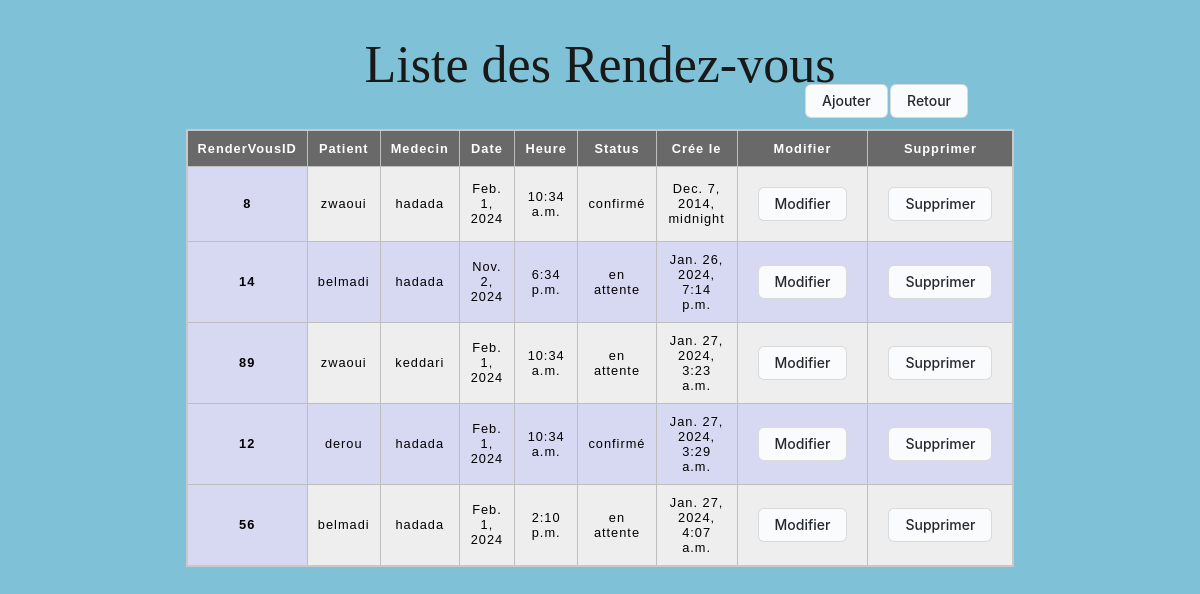
The page /liste_rendez_vous/ on the database its author committed.
### app/models.py (models this page shows, shortened)
class RendezVous(models.Model):
    renderVousID= models.CharField(primary_key=True,max_length=20, unique=True)
    date = models.DateField()
    time = models.TimeField()
    status = models.CharField(max_length=20, choices = STATUE_CHOICES, default = 'en attente')  # confirmé, en attente
    created_at = models.DateTimeField(default=datetime.datetime.now)
    patientID = models.ForeignKey(Patient, on_delete=models.CASCADE)
    medecinID = models.ForeignKey(Medecin, on_delete=models.CASCADE)

class Patient(models.Model):
    patientID= models.CharField(primary_key=True,max_length=20, unique=True)
    first_name= models.CharField(max_length = 50, null = True)
    last_name= models.CharField(max_length = 50, null = True)
    age = models.PositiveSmallIntegerField( null = True)
    address = models.CharField(max_length=255)
    phone_number = models.CharField(max_length=20)
    def __str__(self):
         return self.last_name

class Medecin(models.Model):
    medecinID= models.CharField(primary_key=True,max_length=20, unique=True)
    first_name= models.CharField(max_length = 50, null = True)
    last_name= models.CharField(max_length = 50, null = True)
    phone_number = models.CharField(max_length=20)
    def __str__(self):
         return self.last_name

### app/views.py (the view)
# urls.py: path('liste_rendez_vous/', views.liste_rendez_vous, name='lst_rdv'),
def liste_rendez_vous(request):
    rendez_vous = RendezVous.objects.all()
    return render(request, 'liste_rendez_vous.html', {'rendez_vous': rendez_vous})

### app/templates/liste_rendez_vous.html (shortened to what this page needs)
{% load static %}
<!DOCTYPE html>
<html lang="en">
<head>
    <link rel="stylesheet" type="text/css" href="{% static 'css/base.css' %}">
    <link rel="stylesheet" type="text/css" href="{% static 'css/stylesheet.css' %}">
</head>
<body>
    <h1>Liste des Rendez-vous</h1>
    <div class="container">
    <table class="t">
        <tr>
          <th scope="col">RenderVousID</th>
          <th scope="col">Patient</th>
          <th scope="col">Medecin</th>
          <th scope="col">Date</th>
          <th scope="col">Heure</th>
          <th scope="col">Status</th>
          <th scope="col">Crée le</th>
          <th scope="col">Modifier</th>
          <th scope="col">Supprimer</th>
        </tr>
        {% for rendez_vous in rendez_vous %}
        <tr>
          <th scope="row">{{ rendez_vous.renderVousID }}</th>
          <td>{{ rendez_vous.patientID }}</td>
          <td>{{ rendez_vous.medecinID }}</td>
          <td>{{ rendez_vous.date }}</td>
          <td>{{ rendez_vous.time }}</td>
          <td>{{ rendez_vous.status }}</td>
          <td>{{ rendez_vous.created_at }}</td>
          <td><form action="{% url 'maj_rdv' rendez_vous.renderVousID %}" method="post">
                  <button  class="b" type="submit">Modifier</button>
              </form>
          </td>
          <td><form action="{% url 'spr_rdv' rendez_vous.renderVousID %}" method="post">
                  <button  class="b" type="submit">Supprimer</button>
              </form>
          </td>
        </tr>
        {% endfor %}
      </table>
      <div>
        <form action="{% url 'rdv'  %}" >
          <button  class="b" type="submit">Ajouter</button>
        </form>
        <form action="{% url 'index'  %}" >
          <button class="b" type="submit">Retour</button>
        </form>
      </div>
    </div>
</body>
</html>

### app/static/css/base.css (style rules this page uses)
body { background-color: rgba(33, 148, 184, 0.575); }
.b { background-color: #FAFBFC; border: 1px solid rgba(27, 31, 35, 0.15); border-radius: 6px; box-sizing: border-box; color: #24292E; font-family: -apple-system, system-ui, "Segoe UI", Helvetica, Arial, sans-serif, "Apple Color Emoji", "Segoe UI Emoji"; font-size: 14px; font-weight: 500; line-height: 20px; padding: 6px 16px; position: relative; margin: 10px; }
h1 { color: #191919; font-size: 52px; font-weight: 400; font-family: "Apple Color Emoji", "Segoe UI Emoji"; text-align: center; }
table { align-items: center; align-self: center; align-content: center; padding: 100px; text-align: center; left: 200px; top: 50%; width: 50%; font-style:normal; font-size: 20px; font-weight:lighter; background-color: #d7d9f2; }
.t { width: 70%; }
.container { display: flex; justify-content: center; align-items: center; position: relative; }
.container div { font-size: 22px; display: grid; grid-template-columns: 70px 90px; gap: 15px; position: absolute; top: -55px; right:222px; }

### app/static/css/stylesheet.css (style rules this page uses)
td, th { border: 1px solid rgb(190, 190, 190); padding: 10px; }
td { text-align: center; }
tr:nth-child(even) { background-color: #eee; }
th[scope='col'] { background-color: #696969; color: #fff; }
th[scope='row'] { background-color: #d7d9f2; }
table { border-collapse: collapse; border: 2px solid rgb(200, 200, 200); letter-spacing: 1px; font-family: sans-serif; font-size: 0.8rem; }

### rows shown on the page
RendezVous: renderVousID "8", patientID "zwaoui", medecinID "hadada", date "Feb. 1, 2024", time "10:34 a.m.", status "confirmé", created_at "Dec. 7, 2014, midnight"
RendezVous: renderVousID "14", patientID "belmadi", medecinID "hadada", date "Nov. 2, 2024", time "6:34 p.m.", status "en attente", created_at "Jan. 26, 2024, 7:14 p.m."
RendezVous: renderVousID "89", patientID "zwaoui", medecinID "keddari", date "Feb. 1, 2024", time "10:34 a.m.", status "en attente", created_at "Jan. 27, 2024, 3:23 a.m."
RendezVous: renderVousID "12", patientID "derou", medecinID "hadada", date "Feb. 1, 2024", time "10:34 a.m.", status "confirmé", created_at "Jan. 27, 2024, 3:29 a.m."
RendezVous: renderVousID "56", patientID "belmadi", medecinID "hadada", date "Feb. 1, 2024", time "2:10 p.m.", status "en attente", created_at "Jan. 27, 2024, 4:07 a.m."
